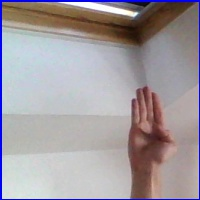
#> input picture Dataset/B/B1478.jpg, 200 x 200 px
$ jupyter execute --allow-errors ML.ipynb
#> lines starting #> are read from the running program, lines starting #| are printed output that depends on the picture
# Capstone Project
This project will be to make a platform that will use machine learning to classify hand shapes that are used in ASL.

Here are a few of the prerequisites required on your machine or virtual environment to get the projecy working:

* Python 3.8+
* Use PIP to install the following packages:
    * sklearn
    * PIL
    * numpy
    * imutils

## Data and Structures

The dataset used was downloaded from [Kaggle](https://www.kaggle.com/grassknoted/asl-alphabet).

Once the images are saved and extracted, we put it in the following structure:

```
+-- Dataset
|   +-- A
|   +-- B
|   +-- C
|   +-- D
|   +-- E
|   +-- F
|   +-- G
|   +-- H
|   +-- I
|   +-- J
|   +-- K
|   +-- L
|   +-- M
|   +-- N
|   +-- O
|   +-- P
|   +-- Q
|   +-- R
|   +-- S
|   +-- T
|   +-- U
|   +-- V
|   +-- W
|   +-- X
|   +-- Y
|   +-- Z
+-- ML.ipynb
```

## Importing the packages.

The first thing we need to do, after installing, is to import the packages

[cell 1]
# import the necessary packages
from sklearn.neighbors import KNeighborsClassifier as KNN
from sklearn.ensemble import RandomForestClassifier as RFC
from sklearn.preprocessing import LabelEncoder
from sklearn.model_selection import train_test_split
from sklearn.metrics import classification_report
from PIL import Image
from imutils import paths
import numpy as np
import os
import pickle
from IPython import display

## Notes

Because we are working with images, we need to split the image into its respective RGB color channels, and then create a feature vector with 6 values: *The mean and standard deviation for each of the 3 channels*.

[cell 2]
# Function for changing the colorgrade
def extract_color_statistics(image):
    (R, G, B) = image.split()
    features = [np.mean(R), np.mean(G), np.mean(B), np.std(R), np.std(G), np.std(B)]

    return features

## Variables and data/labels

The cell below is where we will initialize our variables.

*dataset* - This is the path to our image folder
*imagePath* - Use the **imutils** import to set the path for our code
*data* - The data list will hold all our image *feature vectors*.
*labels* - The labels list will hold the corresponding labels

[cell 3]
# Set and initialize variables for later use
dataset = "Dataset"
imagePaths = paths.list_images(dataset)
data = []
labels = []

## Our database

Now that we have our path set, it is time to run the images through our previous **extract_color_statistics** function.

The for loop will behave as such:

* Load the input image
* Compute and extract the channel stats
* Add the data to the **data** list
* Extract the label class from the path name
* Update the labels list

[cell 4]
# loop over our input images
for imagePath in imagePaths:
    # Load the input image from disk
    image = Image.open(imagePath)
#> image is the input picture: PIL image 200x200 RGB; mean R, G, B 162.4, 155.4, 160.2
    # Extract the features
    features = extract_color_statistics(image)
#> in extract_color_statistics, `(R, G, B) = image.split()`:
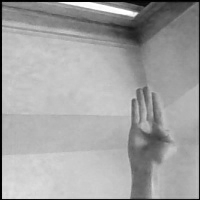
#> R: PIL image 200x200 L; min 0, max 255, mean 162.4
#> in extract_color_statistics, `(R, G, B) = image.split()`:
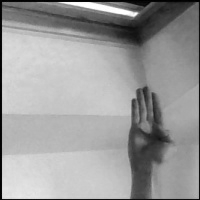
#> G: PIL image 200x200 L; min 0, max 255, mean 155.4
#> in extract_color_statistics, `(R, G, B) = image.split()`:
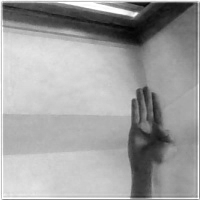
#> B: PIL image 200x200 L; min 3, max 255, mean 160.2
#> in extract_color_statistics, `features = [np.mean(R), np.mean(G), np.mean(B), np.std(R), np.std(G), ..`: features = [162.4, 155.4, 160.2, 46.33, 55.57, 56.87]
#> features = [162.4, 155.4, 160.2, 46.33, 55.57, 56.87]
    data.append(features)
    # extract the class label from the file path and update the
    # labels list
    label = imagePath.split(os.path.sep)[-2]
    labels.append(label)
#> pass 2 of the loop `for imagePath in imagePaths:`:
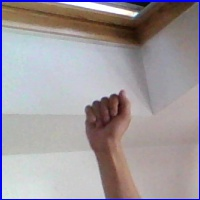
#> input picture Dataset/A/A1749.jpg, 200 x 200 px
#> image is the input picture: PIL image 200x200 RGB; mean R, G, B 160.4, 153.5, 158.3
#> in extract_color_statistics (call 2), `(R, G, B) = image.split()`:
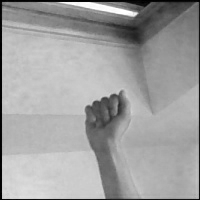
#> R: PIL image 200x200 L; min 0, max 255, mean 160.4
#> in extract_color_statistics (call 2), `(R, G, B) = image.split()`:
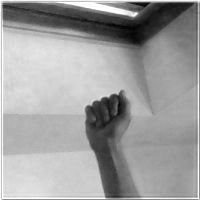
#> B: PIL image 200x200 L; min 1, max 255, mean 158.3
#> in extract_color_statistics (call 2), `features = [np.mean(R), np.mean(G), np.mean(B), np.std(R), np.std(G), ..`: features = [160.4, 153.5, 158.3, 46.36, 55.02, 56.45]

## Our labels

Now that the loop is completed, we need to encode our labels, converting them from strings to integers.

[cell 5]
le = LabelEncoder()
labels = le.fit_transform(labels)

## Splitting our database

In machine learning, it is considered best practice to split a dataset between training, and testing. There is another phase, sometimes called **validation**, where the model is tested "by hand", but this will not be done at this stage. For our data, we are splitting our data into 75% for training and 25% for testing.

[cell 6]
(trainX, testX, trainY, testY) = train_test_split(data, labels, test_size=0.25)
#> trainX = [[162.4, 155.4, 160.2, 46.33, 55.57, 56.87]]; testX = [[160.4, 153.5, 158.3, 46.36, 55.02, 56.45]]; trainY = [1]; testY = [0]

## Training our model

Now, we are going to train our models using two different methods, ultimately choosing the one that provides the most accurate results on our database.

### KNN

The first ML model we are using is known as *k-Nearest Neighbor*(k-NN). This model is the most simple image classification algorithm. The algorithm relies on the distance between feature vectors, finding the most common class among the **k** closest examples.

#> (a cell that did not finish here is left out)

Now, it is time to test our KNN model and see what type of results we get

[cell 8]
# Initialize the model variable
knn = KNN(n_neighbors=1)

#Train the model
knn.fit(trainX, trainY)
predictions = knn.predict(testX)
#> predictions = [1]

## REPORT FOR KNN

[cell 9]
print(classification_report(testY, predictions, target_names=le.classes_))
#|               precision    recall  f1-score   support
#|            A       0.00      0.00      0.00       1.0
#|            B       0.00      0.00      0.00       0.0
#|     accuracy                           0.00       1.0
#|    macro avg       0.00      0.00      0.00       1.0
#| weighted avg       0.00      0.00      0.00       1.0
print("SCORES:")
print(f"Training Score: {knn.score(trainX, trainY):.2f}%")
#| Training Score: 1.00%
print(f"Testing Score: {knn.score(testX, testY):.2f}%")
#| Testing Score: 0.00%

## KNN RESULTS

As we can see, our ML model had a 96% accuracy rate! If we look at the accuracy of each individual letter, the KNN model never drops below 90%. This is due in large part to our prior loop, which broke the images into its respective values.

## Random Forest Classifier

A second model we will be using is the **Random Forests** model. This model, to put it plainly, is a collection of decision trees. But unlike a hard-coded if/else, there is a *randomness* applied at 2 points in the algorithm.

* **Node Splits** - For each decision tree, the Random Forest will only give the decision tree a small portion of the possible features
* **Bootstrapping** - Each individual decision tree is trained on a bootstrapped samle from the original training data.

When it is time for the model to predict, each decision tree is queried and the algorithm tabulates the final results.

#> (a cell that did not finish here is left out)

Now, we will test our RFC model with our data and see how it compares to our KNN.

[cell 11]
# Initialize the model variable
rf = RFC(n_estimators=100)

# Train the model
rf.fit(trainX, trainY)
rf_predictions = rf.predict(testX)
#> rf_predictions = [1]
print(classification_report(testY, rf_predictions, target_names=le.classes_))
#|               precision    recall  f1-score   support
#|            A       0.00      0.00      0.00       1.0
#|            B       0.00      0.00      0.00       0.0
#|     accuracy                           0.00       1.0
#|    macro avg       0.00      0.00      0.00       1.0
#| weighted avg       0.00      0.00      0.00       1.0
print("SCORES:")
print(f"Training Score: {rf.score(trainX, trainY):.2f}%")
#| Training Score: 1.00%
print(f"Testing Score: {rf.score(testX, testY):.2f}%")
#| Testing Score: 0.00%
